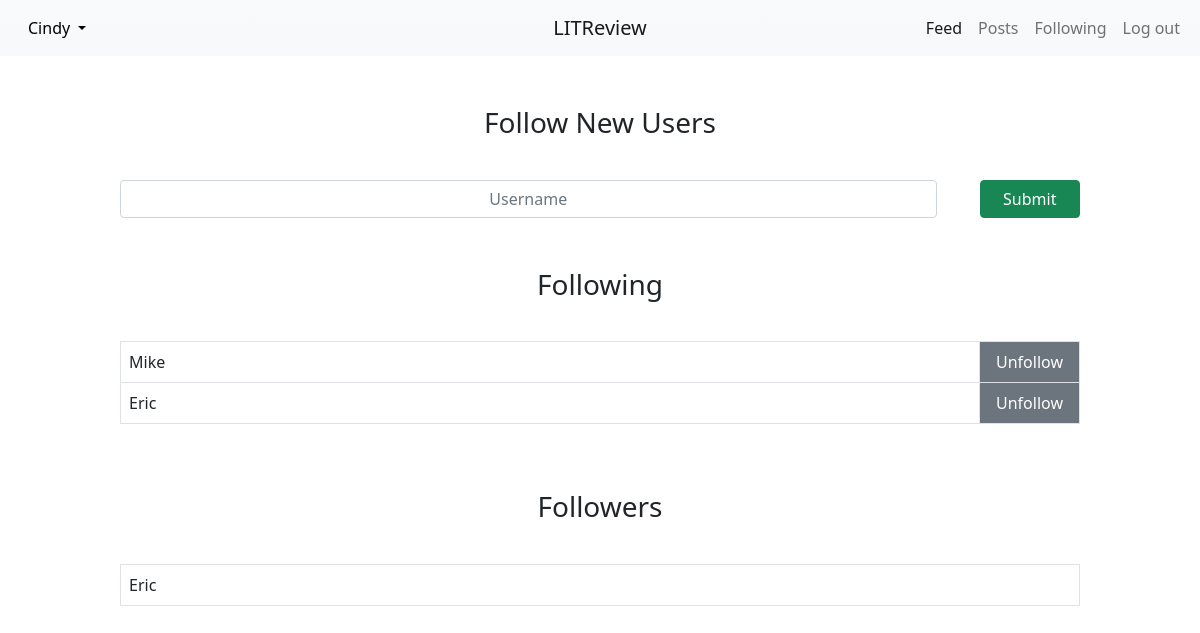
Before: /following (signed in) with the older database file.
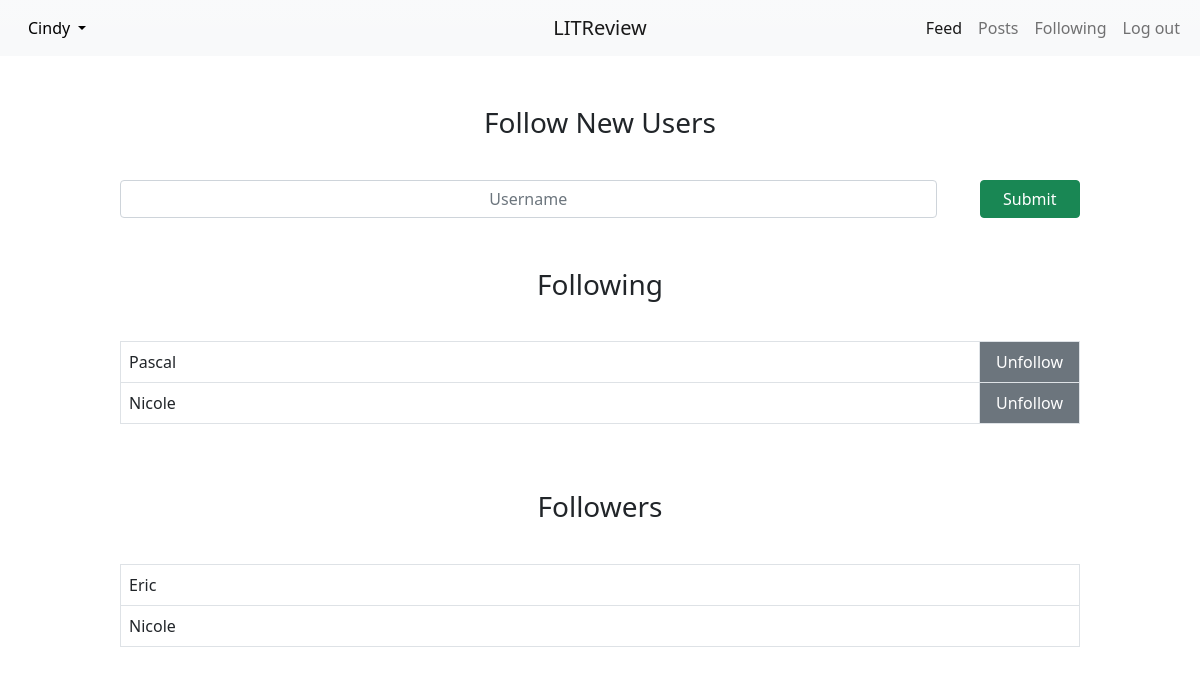
After: the same page with the newer database file.
### register/models.py (models this page shows)
class User(AbstractUser):
    profile_picture = models.ImageField()
    follows = models.ManyToManyField(
        'self',
        through='UserFollows',
        symmetrical=False,
    )
    def __str__(self):
        return self.username

class UserFollows(models.Model):
    user = models.ForeignKey(to=settings.AUTH_USER_MODEL,
                             on_delete=models.CASCADE,
                             related_name='following')
    followed_user = models.ForeignKey(to=settings.AUTH_USER_MODEL,
                                      on_delete=models.CASCADE,
                                      related_name='followed_by')
    class Meta:
        unique_together = ('user', 'followed_user', )

### main/views.py (the view, shortened to what this page needs)
# urls.py: path("following", views.following, name="following"),
@login_required
def following(request):
    form = forms.FollowUserForm()
    current_user = request.user
    follows = current_user.following.all()
    return render(request, "main/following.html",
                  {'form': form, 'follows': follows})

### main/forms.py
class FollowUserForm(forms.Form):
    follow_user = forms.CharField(
        max_length=30,
        label="",
        widget=forms.TextInput(attrs={"placeholder": "Username"})
    )

### main/templates/main/following.html (shortened to what this page needs)
{% extends 'main/base.html' %}
{% load crispy_forms_tags %}
{% block content %}
  <div class="following-content">
    <div class="following">
      <h3>Follow New Users</h3>
      <form method="post">
        {{ form|crispy }}
        <button type="submit" class="btn btn-success">Submit</button>
      </form>
    </div>
    <div class="following">
      <h3>Following</h3>
      <form method="post">
        <table class="table table-bordered">
          {% for obj in follows %}
            <tr>
              <td>{{ obj.followed_user }}</td>
              <td class="table-button"><button name="unfollow" value="{{ obj.followed_user.id }}" class="btn btn-secondary" type=submit>Unfollow</button></td>
            </tr>
          {% endfor %}
        </table>
      </form>
    </div>
    <div class="following">
      <h3>Followers</h3>
      <table class="table table-bordered">
        {% for obj in request.user.followed_by.all %}
          <tr>
            <td>{{ obj.user }}</td>
          </tr>
        {% endfor %}
      </table>
    </div>
  </div>
{% endblock content %}

### main/templates/main/base.html (shortened to what this page needs)
<!DOCTYPE html>
{% load static %}
<html>
  <head>
    <link href="https://cdn.jsdelivr.net/npm/bootstrap@5.1.3/dist/css/bootstrap.min.css"
          rel="stylesheet"
>
    <link rel="stylesheet" href="{% static 'main/styles/styles.css' %}" />
  </head>
  <body>
    {% include "main/partials/navbar_snippet.html" %}
    {% block content %}{% endblock content %}
  </body>
</html>

### main/templates/main/partials/navbar_snippet.html (shortened to what this page needs)
<div class="mainBar">
  <nav class="navbar navbar-expand-lg navbar-light bg-light bg-gradient">
    <div class="container-fluid">
      <div class="profile-dropdown"
           style="{% if user.is_authenticated %}visibility:visible{% endif %}">
        <ul>
          <li class="nav-item dropdown">
            <a class="nav-link dropdown-toggle" href="#" id="navbarDropdownMenuLink"
               role="button" data-bs-toggle="dropdown" aria-expanded="false">
              {{ request.user }}
            </a>
          </li>
        </ul>
      </div>
      <a class="navbar-brand lit-review-name mx-auto" href="{% url 'home' %}">LITReview</a>
      <div class="collapse navbar-collapse" id="navbarNavDropdown"
           style="{% if user.is_authenticated %}visibility:visible{% endif %}">
        <ul class="navbar-nav">
          <li class="nav-item">
            <a class="nav-link active" aria-current="page" href="{% url 'home' %}">Feed</a>
          </li>
          <li class="nav-item">
            <a class="nav-link" href="{% url 'posts' %}">Posts</a>
          </li>
          <li class="nav-item">
            <a class="nav-link" href="{% url 'following' %}">Following</a>
          </li>
          <li class="nav-item">
            <a class="nav-link" href="{% url 'logout' %}">Log out</a>
          </li>
        </ul>
      </div>
    </div>
  </nav>
</div>

### main/static/main/styles/styles.css (style rules this page uses)
.container-fluid { width: 100vw; }
.container-fluid .profile-dropdown { visibility: hidden; }
.container-fluid .profile-dropdown li { list-style-type: none; }
.container-fluid .profile-dropdown ul { margin: 0; padding: 0; }
.container-fluid .profile-dropdown a { color: black; }
.container-fluid .navbar-collapse { justify-content: flex-end; visibility: hidden; }
.container-fluid .lit-review-name { position: absolute; left: 50%; transform: translateX(-50%); }
.following { display: flex; flex-direction: column; align-items: center; margin: 50px 0; }
.following h3 { margin-bottom: 40px; }
.following form { display: flex; width: 100%; }
.following form div { width: 95%; }
.following form div input { text-align: center; }
.following form button { width: 105px; }
.table { width: 80vw; height: fit-content; }
.table .table-button { width: 100px; padding: 0; }
.table .table-button button { width: 100%; height: 100%; border: none; border-radius: 0; }
body { width: 100vw; display: flex; flex-direction: column; align-items: center; }

Changed rows visible on the page:
removed UserFollows: followed_user "Mike", shown under "Following"
removed UserFollows: followed_user "Eric", shown under "Following"
added UserFollows: followed_user "Pascal", shown under "Following"
added UserFollows: followed_user "Nicole", shown under "Following"
added UserFollows: user "Nicole", shown under "Followers"
